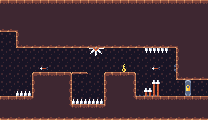

This game map was drawn from its Tiled (.tmx) file and the tilesets committed beside it. A one-line description and the full map source follow:
An orthogonal 26x15 tile map with 8x8 px tiles, 4 tile layers (Background, Objects_back, Tiles, Objects).

<map version="1.2" tiledversion="1.2.1" orientation="orthogonal" renderorder="right-down" width="26" height="15" tilewidth="8" tileheight="8" infinite="0" nextlayerid="27" nextobjectid="1">
 <tileset firstgid="1" source="tileset.tsx" />
 <layer id="11" name="Background" width="26" height="15">
  <data encoding="csv">
5,5,5,5,5,5,5,5,5,5,5,5,5,5,5,5,5,5,5,5,5,5,5,5,5,5,
5,5,5,5,5,5,5,5,5,5,5,5,5,5,5,5,5,5,5,5,5,5,5,5,5,5,
5,5,5,5,5,5,5,5,5,5,5,5,5,5,5,5,5,5,5,5,5,5,5,5,5,5,
5,5,5,5,5,5,5,5,5,5,5,5,5,5,5,5,5,5,5,5,5,5,5,5,5,5,
5,5,5,5,5,5,5,5,5,5,5,5,5,5,5,5,5,5,5,5,5,5,5,5,5,5,
5,5,5,5,5,5,5,5,5,5,5,5,5,5,5,5,5,5,5,5,5,5,5,5,5,5,
5,5,5,5,5,5,5,5,5,5,5,5,5,5,5,5,5,5,5,5,5,5,5,5,5,5,
5,5,5,5,5,5,5,5,5,5,5,5,5,5,5,5,5,5,5,5,5,5,5,5,5,5,
5,5,5,5,5,5,5,5,5,5,5,5,5,5,5,5,5,5,5,5,5,5,5,5,5,5,
5,5,5,5,5,5,5,5,5,5,5,5,5,5,5,5,5,5,5,5,5,5,5,5,5,5,
5,5,5,5,5,5,5,5,5,5,5,5,5,5,5,5,5,5,5,5,5,5,5,5,5,5,
5,5,5,5,5,5,5,5,5,5,5,5,5,5,5,5,5,5,5,5,5,5,5,5,5,5,
5,5,5,5,5,5,5,5,5,5,5,5,5,5,5,5,5,5,5,5,5,5,5,5,5,5,
5,5,5,5,5,5,5,5,5,5,5,5,5,5,5,5,5,5,5,5,5,5,5,5,5,5,
5,5,5,5,5,5,5,5,5,5,5,5,5,5,5,5,5,5,5,5,5,5,5,5,5,5
</data>
 </layer>
 <layer id="12" name="Objects_back" width="26" height="15">
  <data encoding="csv">
0,0,0,0,0,0,0,0,0,0,0,0,0,0,0,0,0,0,0,0,0,0,0,0,0,0,
0,0,0,0,0,0,0,0,0,0,0,0,0,0,0,0,0,0,0,0,0,0,0,0,0,0,
0,0,0,0,0,0,0,0,0,0,0,0,0,0,0,0,0,0,0,0,0,0,0,0,0,0,
0,0,0,0,0,0,0,0,0,0,0,0,0,0,0,0,0,0,0,0,0,0,0,0,0,0,
0,0,0,0,0,0,0,0,0,0,0,0,0,0,0,0,0,0,0,0,0,0,0,0,0,0,
0,0,0,0,0,0,0,0,0,0,0,0,0,0,0,0,0,0,0,15,16,0,0,0,0,0,
0,0,0,0,0,0,0,0,0,0,0,23,24,0,0,0,0,0,40,40,40,0,0,0,0,0,
0,0,0,0,0,0,0,0,0,0,0,0,0,0,0,0,0,0,0,0,0,0,0,0,0,0,
0,0,0,0,0,7,0,0,0,0,0,0,0,0,0,21,0,0,0,7,0,0,0,0,0,0,
0,0,0,0,0,0,0,0,0,0,0,0,0,0,0,0,0,0,0,0,0,0,0,0,0,0,
0,0,0,0,0,0,0,0,0,0,0,0,0,0,0,0,0,0,0,6,0,0,0,0,0,0,
0,0,0,0,0,0,0,0,0,0,0,0,0,0,0,0,0,0,6,14,0,0,0,0,0,0,
0,0,0,0,0,0,0,0,0,0,0,0,0,0,0,0,0,0,0,0,0,0,0,0,0,0,
0,0,0,0,0,0,0,0,0,0,0,0,0,0,0,0,0,0,0,0,0,0,0,0,0,0,
0,0,0,0,0,0,0,0,0,0,0,0,0,0,0,0,0,0,0,0,0,0,0,0,0,0
</data>
 </layer>
 <layer id="13" name="Tiles" width="26" height="15">
  <data encoding="csv">
2,2,2,2,2,2,2,2,2,2,2,2,2,2,2,2,2,2,2,2,2,2,2,2,2,2,
10,10,10,10,10,10,10,10,10,10,10,10,10,10,10,10,10,10,10,10,10,10,10,10,10,10,
10,10,10,10,10,10,10,10,10,10,10,10,10,10,10,10,10,10,10,10,10,10,10,10,10,10,
18,18,29,10,10,10,10,10,10,10,10,10,10,10,10,10,10,10,10,10,10,10,10,10,10,10,
0,0,9,10,10,10,10,10,10,10,10,10,10,10,10,10,10,10,10,10,10,10,10,10,10,10,
0,0,17,18,18,18,18,18,18,18,18,18,18,18,18,18,18,18,18,18,18,18,29,10,10,10,
0,0,0,0,0,0,0,0,0,0,0,0,0,0,0,0,0,0,0,0,0,0,9,10,10,10,
0,0,0,0,0,0,0,0,0,0,0,0,0,0,0,0,0,0,0,0,0,0,9,10,10,10,
0,0,0,0,0,0,0,0,0,0,0,0,0,0,0,0,0,0,0,0,0,0,9,10,10,10,
0,0,0,0,1,2,2,2,3,42,43,0,0,1,2,2,3,0,0,0,0,0,17,18,18,18,
0,0,0,0,9,10,10,10,11,0,0,0,0,9,10,10,11,0,0,0,0,0,0,0,0,0,
0,0,0,0,9,10,10,10,11,0,0,0,0,9,10,10,11,0,0,0,0,0,0,0,0,0,
2,2,2,2,37,10,10,10,11,0,0,0,0,9,10,10,36,2,2,2,2,2,2,2,2,2,
10,10,10,10,10,10,10,10,36,2,2,2,2,37,10,10,10,10,10,10,10,10,10,10,10,10,
18,18,18,18,18,18,18,18,18,18,18,18,18,18,18,18,18,18,18,18,18,18,18,18,18,18
</data>
 </layer>
 <layer id="14" name="Objects" width="26" height="15">
  <data encoding="csv">
0,0,0,0,0,0,0,0,0,0,0,0,0,0,0,0,0,0,0,0,0,0,0,0,0,0,
0,0,0,0,0,0,0,0,0,0,0,0,0,0,0,0,0,0,0,0,0,0,0,0,0,0,
0,0,0,0,0,0,0,0,0,0,0,0,0,0,0,0,0,0,0,0,0,0,0,0,0,0,
0,0,0,0,0,0,0,0,0,0,0,0,0,0,0,0,0,0,0,0,0,0,0,0,0,0,
0,0,0,0,0,0,0,0,0,0,0,0,0,0,0,0,0,0,0,0,0,0,0,0,0,0,
0,0,0,0,0,0,0,0,0,0,0,0,0,0,0,0,0,0,0,0,0,0,0,0,0,0,
0,0,0,0,0,0,0,0,0,0,0,0,0,0,0,0,0,0,0,0,0,0,0,0,0,0,
0,0,0,0,0,0,0,0,0,0,0,0,0,0,0,0,0,0,0,0,0,0,0,0,0,0,
0,0,0,0,0,0,0,0,0,0,0,0,0,0,0,0,0,0,0,0,0,8,0,0,0,0,
0,0,0,0,0,0,0,0,0,0,0,0,0,0,0,0,0,0,0,0,0,0,0,0,0,0,
0,0,0,0,0,0,0,0,0,0,0,0,0,0,0,0,0,0,0,0,0,0,0,31,0,0,
0,0,32,32,0,0,0,0,0,0,0,0,0,0,0,0,0,22,22,22,0,0,0,39,0,0,
0,0,0,0,0,0,0,0,0,32,32,32,32,0,0,0,0,0,0,0,0,0,0,0,0,0,
0,0,0,0,0,0,0,0,0,0,0,0,0,0,0,0,0,0,0,0,0,0,0,0,0,0,
0,0,0,0,0,0,0,0,0,0,0,0,0,0,0,0,0,0,0,0,0,0,0,0,0,0
</data>
 </layer>
</map>